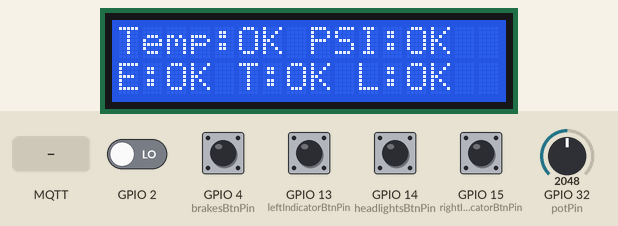
This program was run on a simulated ESP32. On the bench: 16×2 character LCD. The test bench sets the inputs (shaded band); at power-on: GPIO 2, GPIO 4 (brakesBtnPin), GPIO 13 (leftIndicatorBtnPin), GPIO 14 (headlightsBtnPin), GPIO 15 (rightIndicatorBtnPin) LOW, GPIO 32 (potPin) = 2048. WiFi joins after 1.5 s; servers stay silent unless stated; no MQTT or app messages arrive unless stated; what the program prints to the serial monitor is not drawn.

Above: at 2.2 s.
At 8.22 s:
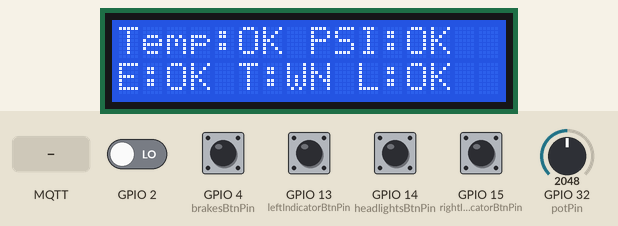
At 8.8 s:
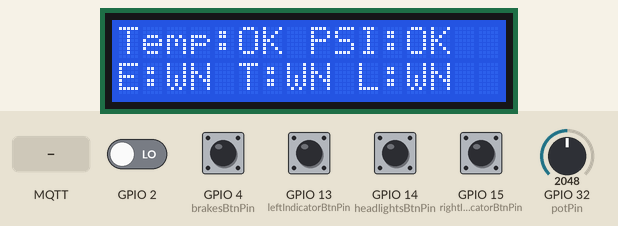
8.9 s: MQTT message "LightSwitchCar" arrives on the first subscribed topic
10.4 s: MQTT message "H" arrives on the first subscribed topic
11.9 s: MQTT message "L" arrives on the first subscribed topic
Timing chart, 0 to 14.9 s (numbered marks = the images above; inputs shaded):
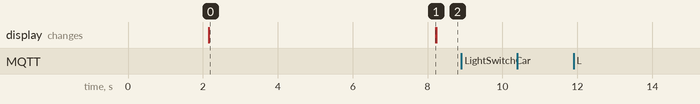

The program:

main.cpp
```cpp
#include <Arduino.h>
#include <mcp_can.h>
#include <SPI.h>
#include <Wire.h>
#include <LiquidCrystal_I2C.h>
#include "Dashboard.h"
#include "LCDScreen.h"

#define CAN0_INT 2

Dashboard *dashboard;

void setup()
{
  Wire.begin();
  Serial.begin(115200);

  dashboard = new Dashboard(CAN0_INT);

  byte error, address;
  int nDevices;
  Serial.println("Scanning...");
  nDevices = 0;
  for (address = 1; address < 127; address++)
  {
    Wire.beginTransmission(address);
    error = Wire.endTransmission();
    if (error == 0)
    {
      Serial.print("I2C device found at address 0x");
      if (address < 16)
      {
        Serial.print("0");
      }
      Serial.println(address, HEX);
      nDevices++;
    }
    else if (error == 4)
    {
      Serial.print("Unknow error at address 0x");
      if (address < 16)
      {
        Serial.print("0");
      }
      Serial.println(address, HEX);
    }
  }
  if (nDevices == 0)
  {
    Serial.println("No I2C devices found\n");
  }
  else
  {
    Serial.println("done\n");
  }

  xTaskCreate([](void *parameters)
              { dashboard->CANListener(); }, "CANListener", 8192, NULL, 1, NULL);
  xTaskCreate([](void *parameters)
              { dashboard->ButtonListener(); }, "CANListener", 4096, NULL, 1, NULL);
  xTaskCreate([](void *parameters)
              { dashboard->PotentiometerListener(); }, "CANListener", 4096, NULL, 1, NULL);
  xTaskCreate([](void *parameters)
              { dashboard->StatusCheck(); }, "StatusCheck", 4096, NULL, 1, NULL);
}

void loop()
{
}
```

Dashboard.h
```cpp
#pragma once

#include <Arduino.h>
#include <mcp_can.h>
#include <SPI.h>
#include "LCDScreen.h"

#define BRAKES_ID 0x001
#define SPEED_ID 0x002
#define HIGH_TEMP_ID 0x003
#define LOW_PSI_ID 0x004
#define INDICATOR_ID 0x005
#define HEADLIGHTS_ID 0x006
#define TEMP_OK_ID 0x007
#define PSI_OK_ID 0x008
#define PSI_ID 0x009
#define TEMP_ID 0x010
#define TIRES_PING_ID 0x011
#define LIGHTS_PING_ID 0x012
#define ENGINE_PING_ID 0x013

constexpr int potPin = 32;
constexpr int leftIndicatorBtnPin = 13;
constexpr int rightIndicatorBtnPin = 15;
constexpr int headlightsBtnPin = 14;
constexpr int brakesBtnPin = 4;
constexpr int CS_PIN = 5;

class Dashboard
{
public:
    Dashboard(int intPin);

    void ButtonListener();
    void PotentiometerListener();
    void CANListener();
    void SendCANMessageBasedOnButton(int buttonIndex);
    void SendCANMessageBasedOnPot(int rpmValue);

    void HandleHighTempWarning();
    void HandleLowPSIWarning();

    void HandleTempOK();
    void HandlePSIOK();
    void HandlePSI(int PSI);
    void HandleTemp(int temp);

    void StatusCheck();
    void PingLight();
private:
    int intPin;
    LCDScreen *lcd;
};
```

Dashboard.cpp
```cpp
#include "Dashboard.h"
#include <WiFi.h>
#include <PubSubClient.h>

const char *ssid = "Nothing";
const char *password = "fontyssucks";

const char *mqttserver = "test.mosquitto.org";
const int mqttport = 1883;
const char *mqttUser = "";
const char *mqttPassword = "";

uint32_t timeout = 8000;
uint32_t lastReceivedTimeTires = 0;
uint32_t lastReceivedTimeEngine = 0;
uint32_t lastReceivedTimeLights = 0;
uint32_t lastReceivedTimeSpeed = 0;
uint32_t speedTimeout = 1000;

WiFiClient espClient;
PubSubClient client(espClient);

MCP_CAN CAN(CS_PIN);

void callback(char *topic, byte *payload, unsigned int length);
void reconnect();

Dashboard::Dashboard(int intPin)
    : intPin(intPin)
{
    Serial.begin(115200);
    WiFi.begin(ssid, password);

    while (WiFi.status() != WL_CONNECTED)
    {
        delay(1000);
        Serial.println("Conneceting to WiFi...");
    }
    Serial.println("Connected to WiFi");

    client.setServer(mqttserver, mqttport);
    client.setCallback(callback);

    while (!client.connected())
    {
        Serial.println("Connecting to MQTT...");

        if (client.connect("userid"))
        {
            Serial.println("Connected to MQTT");
            client.subscribe("LightSwitchCar");
            client.subscribe("EngineSpeedControl");
            client.subscribe("EngineBrakeControl");
        }
        else
        {
            Serial.println("Failed with state ");
            Serial.print(client.state());
            Serial.println("");
            delay(2000);
        }
    }

    pinMode(potPin, INPUT);
    pinMode(leftIndicatorBtnPin, INPUT);
    pinMode(rightIndicatorBtnPin, INPUT);
    pinMode(headlightsBtnPin, INPUT);
    pinMode(brakesBtnPin, INPUT);
    if (CAN.begin(MCP_ANY, CAN_1000KBPS, MCP_8MHZ) == CAN_OK)
    {
        CAN.setMode(MCP_NORMAL);
        pinMode(intPin, INPUT);
        Serial.println("MCP2515 Initialized Successfully!");
    }
    else
    {
        Serial.println("Error Initializing MCP2515...");
        while (1)
            ;
    }

    lcd = new LCDScreen();

    lcd->Clear();
    lcd->PrintFirstRow("Temp:OK PSI:OK", 0);
    lcd->PrintSecondRow("E:OK T:OK L:OK", 0);
}

void Dashboard::CANListener()
{
    unsigned char len = 0;
    unsigned char buf[16];
    unsigned long canId = 0;

    while (1)
    {
        if (!digitalRead(intPin))
        {
            if (CAN.readMsgBuf(&canId, &len, buf) == CAN_OK)
            {
                Serial.print("ID: ");
                canId = canId & 0x7FF;
                Serial.println(canId, HEX);
                Serial.print(" Data: ");
                for (int i = 0; i < len; i++)
                {
                    Serial.print(buf[i], HEX);
                    Serial.println(" ");
                }

                switch (canId)
                {
                case HIGH_TEMP_ID:
                    HandleHighTempWarning();
                    break;
                case LOW_PSI_ID:
                    HandleLowPSIWarning();
                    break;
                case TEMP_OK_ID:
                    HandleTempOK();
                    break;
                case PSI_OK_ID:
                    HandlePSIOK();
                    break;
                case PSI_ID:
                    HandlePSI(buf[0]);
                    lastReceivedTimeTires = millis();
                    break;
                case TEMP_ID:
                    HandleTemp(buf[0]);
                    lastReceivedTimeEngine = millis();
                    break;
                case LIGHTS_PING_ID:
                    lastReceivedTimeLights = millis();
                    break;
                default:
                    break;
                }
            }
        }
        if (!client.connected())
        {
            reconnect(); // Reconnect if the connection is lost
        }
        client.loop();
        vTaskDelay(5 / portTICK_PERIOD_MS);
    }
    vTaskDelete(nullptr);
}

void Dashboard::ButtonListener()
{
    const int buttonPins[4] = {
        leftIndicatorBtnPin,
        rightIndicatorBtnPin,
        headlightsBtnPin,
        brakesBtnPin};

    // Debounce variables
    const int debounceDelay = 50;                             // 50 ms
    static int buttonState[4] = {HIGH, HIGH, HIGH, HIGH};     // Current stable state
    static int lastButtonState[4] = {HIGH, HIGH, HIGH, HIGH}; // Previous stable state
    static unsigned long lastDebounceTime[4] = {0, 0, 0, 0};  // Time of last change

    while (true)
    {
        for (int i = 0; i < 4; i++)
        {
            int reading = digitalRead(buttonPins[i]);

            // Detect state change
            if (reading != lastButtonState[i])
            {
                lastDebounceTime[i] = millis(); // Reset debounce timer
            }

            // Check if stable for debounceDelay
            if ((millis() - lastDebounceTime[i]) > debounceDelay)
            {
                // If the button state has changed
                if (reading != buttonState[i])
                {
                    buttonState[i] = reading;

                    // If the button is pressed
                    if (buttonState[i] == LOW) // Assuming active LOW
                    {
                        SendCANMessageBasedOnButton(i);
                    }
                }
            }

            lastButtonState[i] = reading; // Update last state
        }

        vTaskDelay(pdMS_TO_TICKS(20)); // Task delay
    }
}

void Dashboard::PotentiometerListener()
{
    const int potMin = 0;
    const int potMax = 1023;
    const int scaledMin = 0;
    const int scaledMax = 7000;
    int lastRPM = -1;

    while (true)
    {
        int rawPotValue = analogRead(potPin);

        rawPotValue = constrain(rawPotValue, potMin, potMax);

        int scaledRPMValue = map(rawPotValue, potMin, potMax, scaledMin, scaledMax);

        if (scaledRPMValue != lastRPM)
        {
            SendCANMessageBasedOnPot(scaledRPMValue);
            lastRPM = scaledRPMValue;
        }

        vTaskDelay(pdMS_TO_TICKS(20));
    }
}

void Dashboard::SendCANMessageBasedOnButton(int buttonIndex)
{
    uint8_t messageId;
    uint8_t payload;
    switch (buttonIndex)
    {
    case 0: // Left indicator
    {
        messageId = INDICATOR_ID;
        payload = 'L';
        Serial.println("left indicator");
        break;
    }
    case 1: // Right indicator
    {
        messageId = INDICATOR_ID;
        payload = 'R';
        Serial.println("right indicator");
        break;
    }
    case 2: // Headlights
    {
        messageId = HEADLIGHTS_ID;
        payload = 1;
        Serial.println("headlights");
        break;
    }
    case 3: // Brakes
    {
        messageId = BRAKES_ID;
        payload = 'B';
        Serial.println("brakes");
        break;
    }
    default:
        Serial.println("Invalid button index received in SendCANMessageBasedOnButton.");
        return;
    }

    int sendState = CAN.sendMsgBuf(messageId, 0, 1, &payload);
    if (sendState == CAN_OK)
    {
        Serial.print("Message sent for button ");
        Serial.println(buttonIndex);
    }
    else
    {
        Serial.println(sendState);
        Serial.println("Error sending CAN message...");
    }
}

void Dashboard::SendCANMessageBasedOnPot(int rpmValue)
{
    uint8_t payload[2];

    payload[0] = (rpmValue >> 8) & 0xFF;
    payload[1] = rpmValue & 0xFF;

    if (millis() - lastReceivedTimeSpeed > speedTimeout)
    {
        if (CAN.sendMsgBuf(SPEED_ID, 0, 2, payload) == CAN_OK)
        {
            Serial.print("RPM value sent: ");
            Serial.println(rpmValue);

            char payload[10];
            snprintf(payload, sizeof(payload), "%d", rpmValue);
            client.publish("EngineSpeedControl", payload);

            lastReceivedTimeSpeed = millis();
        }
        else
        {
            Serial.println(CAN.sendMsgBuf(SPEED_ID, 0, 2, payload));
            Serial.println("Error sending CAN message for RPM value...");
        }
    }
}

void Dashboard::HandleHighTempWarning()
{
    lcd->PrintFirstRow("Temp:WN", 0);
}

void Dashboard::HandleLowPSIWarning()
{
    lcd->PrintFirstRow("PSI:WN", 8);
}

void Dashboard::HandleTempOK()
{
    lcd->PrintFirstRow("Temp:OK", 0);
}

void Dashboard::HandlePSIOK()
{
    lcd->PrintFirstRow("PSI:OK", 8);
}

void Dashboard::HandlePSI(int PSI)
{
    char payload[10];
    snprintf(payload, sizeof(payload), "%d", PSI);
    client.publish("TiresPSIReading", payload);
}

void Dashboard::HandleTemp(int temp)
{
    char payload[10];
    snprintf(payload, sizeof(payload), "%d", temp);
    client.publish("EngineTempReading", payload);
}

void Dashboard::StatusCheck()
{
    while (1)
    {
        PingLight();
        if (millis() - lastReceivedTimeTires > timeout)
        {
            Serial.println("Tires not responding");
            lcd->PrintSecondRow("T:WN", 5);
            char payload[10];
            snprintf(payload, sizeof(payload), "Twn");
            client.publish("TiresNodeStatus", payload);
        }
        else
        {
            lcd->PrintSecondRow("T:OK", 5);
            char payload[10];
            snprintf(payload, sizeof(payload), "Tok");
            client.publish("TiresNodeStatus", payload);
        }

        if (millis() - lastReceivedTimeEngine > timeout)
        {
            Serial.println("Engine not responding");
            lcd->PrintSecondRow("E:WN", 0);
            char payload[10];
            snprintf(payload, sizeof(payload), "Ewn");
            client.publish("EngineNodeStatus", payload);
        }
        else
        {
            lcd->PrintSecondRow("E:OK", 0);
            char payload[10];
            snprintf(payload, sizeof(payload), "Eok");
            client.publish("EngineNodeStatus", payload);
        }

        if (millis() - lastReceivedTimeLights > timeout)
        {
            Serial.println("Lights not responding");
            lcd->PrintSecondRow("L:WN", 10);
            char payload[10];
            snprintf(payload, sizeof(payload), "Lwn");
            client.publish("LightsNodeStatus", payload);
        }
        else
        {
            lcd->PrintSecondRow("L:OK", 10);
            client.publish("LightsNodeStatus", "Lok");
        }

        vTaskDelay(2000 / portTICK_PERIOD_MS);
    }
    vTaskDelete(nullptr);
}

void Dashboard::PingLight()
{
    uint8_t payload = 0x01; // Payload is empty for a ping message

    // Send the ping message
    if (CAN.sendMsgBuf(LIGHTS_PING_ID, 0, 1, &payload) == CAN_OK)
    {
        Serial.println("Ping sent to lights node");
    }
    else
    {
        Serial.println("Error sending ping message...");
        return;
    }
}

void callback(char *topic, byte *payload, unsigned int length)
{
    Serial.println();
    Serial.print("Message received on topic: ");
    Serial.println(topic);

    Serial.print("Message: ");
    char message[length + 1];         // Create a buffer with an extra byte for the null terminator
    memcpy(message, payload, length); // Copy the payload to the buffer
    message[length] = '\0';           // Null-terminate the string

    Serial.println(message); // Print the message

    uint8_t canPayload;
    int messageID;

    // Handle topics and messages
    if (strcmp(topic, "LightSwitchCar") == 0)
    {
        if (strcmp(message, "H") == 0)
        {
            canPayload = 1;
            messageID = HEADLIGHTS_ID;
        }
        else if (strcmp(message, "L") == 0)
        {
            canPayload = 'L';
            messageID = INDICATOR_ID;
        }
        else if (strcmp(message, "R") == 0)
        {
            canPayload = 'R';
            messageID = INDICATOR_ID;
        }

        if (CAN.sendMsgBuf(messageID, 0, 1, &canPayload) == CAN_OK)
        {
            Serial.println("Lights MQTT");
        }
    }
    else if (strcmp(topic, "EngineSpeedControl") == 0)
    {
        Serial.print("Engine Speed Control: ");
        Serial.println(message);
        messageID = SPEED_ID;
        int rpmValue = atoi(message);
        uint8_t canPayload2Bytes[2];

        canPayload2Bytes[0] = (rpmValue >> 8) & 0xFF;
        canPayload2Bytes[1] = rpmValue & 0xFF;

        if (CAN.sendMsgBuf(messageID, 0, 2, canPayload2Bytes) == CAN_OK)
        {
            Serial.println("Speed MQTT");
        }
    }
    else if (strcmp(topic, "EngineBrakeControl") == 0)
    {
        if (strcmp(message, "B") == 0)
        {
            canPayload = 'B';
            messageID = BRAKES_ID;
            if (CAN.sendMsgBuf(messageID, 0, 1, &canPayload) == CAN_OK)
            {
                Serial.println("Brakes MQTT");
            }
        }
    }
}

void reconnect()
{
    while (!client.connected())
    {
        Serial.println("Attempting MQTT connection...");
        if (client.connect("DashboardNode"))
        {
            Serial.println("Connected to MQTT broker");
            client.subscribe("LightSwitchCar");
            client.subscribe("EngineSpeedControl");
            client.subscribe("EngineBrakeControl");
        }
        else
        {
            Serial.print("Failed, rc=");
            Serial.print(client.state());
            Serial.println(" Retrying in 5 seconds...");
            delay(5000);
        }
    }
}
```

LCDScreen.h
```cpp
#pragma once

#include <Arduino.h>
#include <Wire.h>
#include <LiquidCrystal_I2C.h>

constexpr unsigned long LCD_I2C_ADDR = 0x27;
constexpr int lcdColumns = 16;
constexpr int lcdRows = 2;

class LCDScreen
{
public:
    LCDScreen();

    void PrintFirstRow(const String msg, int cursorPos);
    void PrintSecondRow(const String msg, int cursorPos);
    void Clear();

private:
    LiquidCrystal_I2C LCD;

};
```

LCDScreen.cpp
```cpp
#include "LCDScreen.h"

LCDScreen::LCDScreen() : LCD(LCD_I2C_ADDR, lcdColumns, lcdRows)
{
    LCD.init();
    LCD.backlight();
}

void LCDScreen::PrintFirstRow(const String msg, int cursorPos)
{
    LCD.setCursor(cursorPos, 0);
    LCD.print(msg);
}

void LCDScreen::PrintSecondRow(const String msg, int cursorPos)
{
    LCD.setCursor(cursorPos, 1);
    LCD.print(msg);
}

void LCDScreen::Clear()
{
    LCD.clear();
}
```

Measured:
- after the input at 8.9 s, every drawn part: stays the same
- after the input at 10.4 s, every drawn part: stays the same
- after the input at 11.9 s, every drawn part: stays the same
- what the display in image 0 shows lasts 6.0 s, from 2.2 s to 8.2 s
